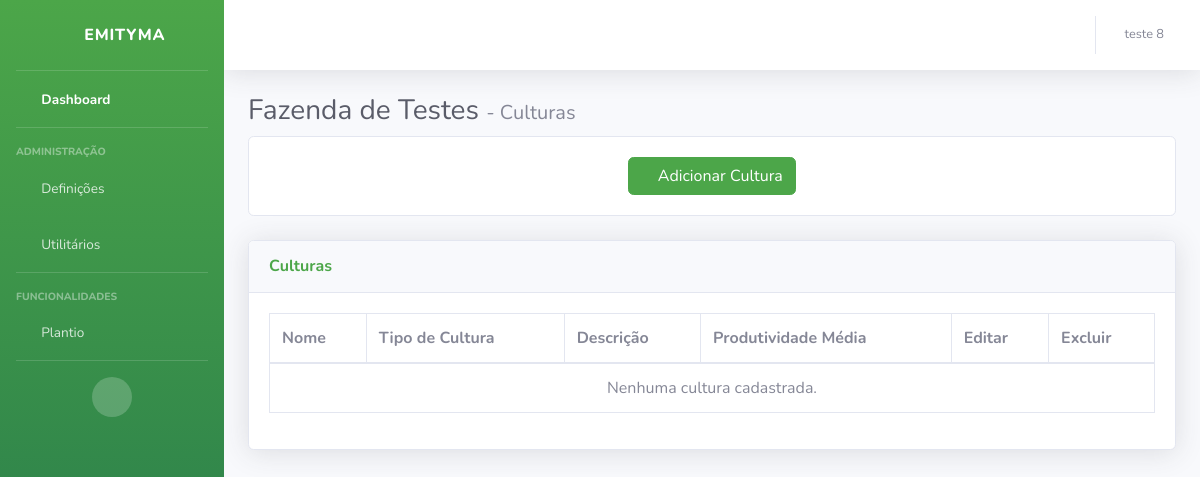
Before: /dashboard/fazenda/fazenda-de-testes/culturas/ (signed in) with the older database file.
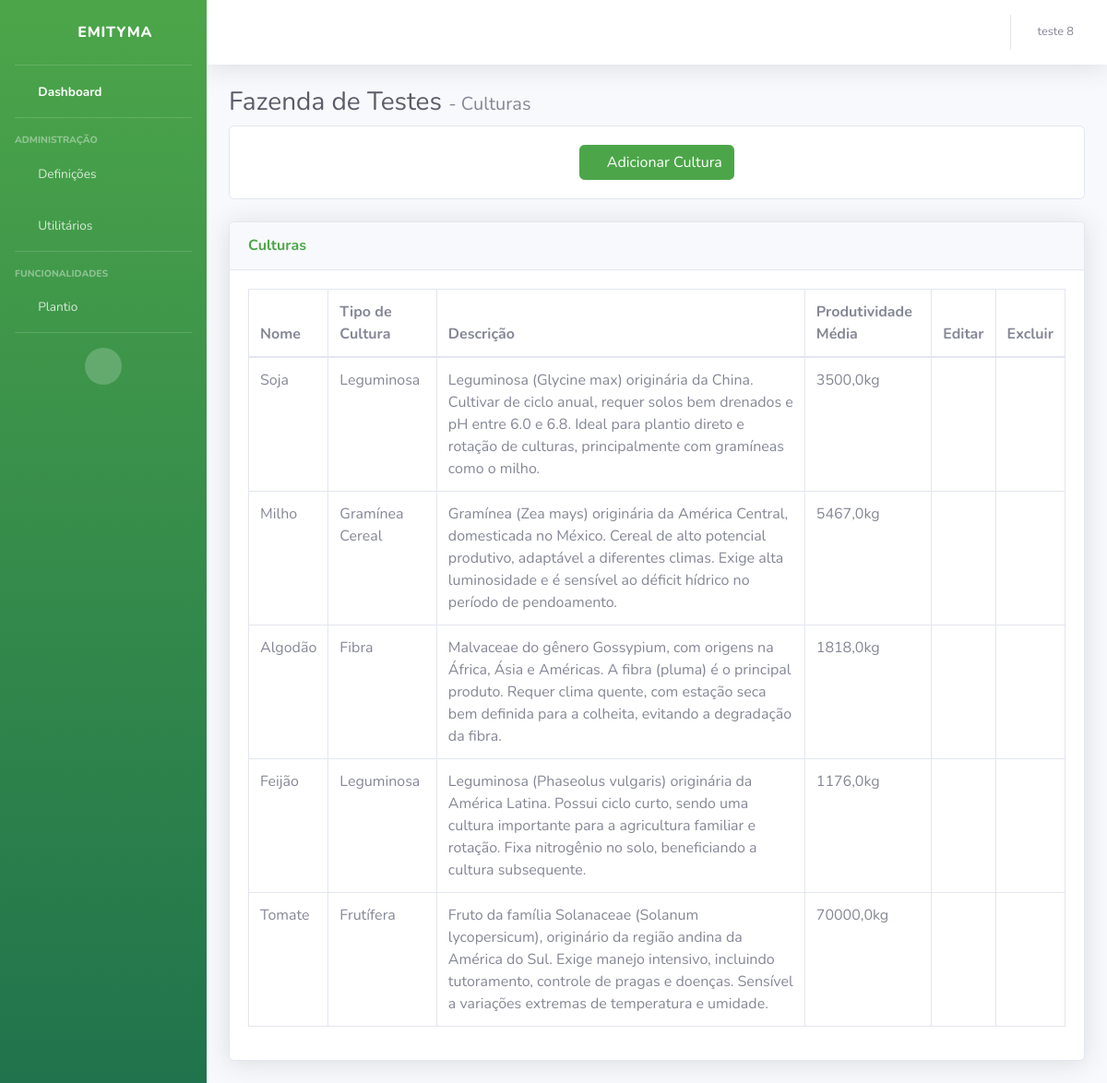
After: the same page with the newer database file.
### core/models.py (models this page shows, shortened)
class Cultura(models.Model):
    TIPO_CULTURA_CHOICES = [
        ('GC', 'Gramínea Cereal'),
        ('GR', 'Gramínea Forrageira'),
        ('LG', 'Leguminosa'),
        ('PC', 'Planta de Cobertura'),
        ('FR', 'Frutífera'),
        ('FB', 'Fibra'),
    ]
    nome                = models.CharField(max_length=50)
    tp_cultura          = models.CharField(max_length=2, choices=TIPO_CULTURA_CHOICES)  # GC, GR, LG, PC, FR, FB
    descricao           = models.CharField(max_length=500)
    produtividade_media = models.FloatField(help_text="kg por hectare")
    fazenda             = models.ForeignKey(Fazenda, on_delete=models.CASCADE, related_name='culturas')

### dashboard/views.py (the view)
# urls.py: path('fazenda/<slug:slug>/culturas/', views.culturas, name='culturas'),
def culturas(request, slug):
    usuario_id = request.session.get('usuario_id')
    if not usuario_id:
        return redirect('entrar')
    usuario = Usuario.objects.get(usuario_id=usuario_id)
    fazenda = get_object_or_404(Fazenda, slug=slug)
    usuario_fazenda = UsuarioFazenda.objects.get(fazenda=fazenda, usuario=usuario)
    nivel_acesso = usuario_fazenda.nivel_acesso
    culturas = Cultura.objects.filter(fazenda=fazenda)
    return render(request, 'dashboard/culturas.html', {
        'fazenda': fazenda,
        'usuario': usuario,
        'nivel_acesso': nivel_acesso,
        'culturas': culturas,
    })

### templates/dashboard/culturas.html (shortened to what the changed rows need)
{% load static %}
<!DOCTYPE html>
<html lang="pt-br">
<head>
    <link href="{% static 'vendor/fontawesome-free/css/all.min.css' %}" rel="stylesheet" type="text/css">
    <link href="{% static 'css/dashboard.css' %}" rel="stylesheet">
</head>
<body id="page-top">
    {% include "dashboard/sidebar.html" %}
    <div class="container-fluid">
        <h1 class="h3 mb-2 text-gray-800">{{ fazenda.nome }} <span class="h5 text-gray-600">- Culturas</span> </h1>
        <div class="card shadow mb-4">
            <div class="card-body">
                <div class="table-responsive">
                    <table class="table table-bordered" id="dataTable" width="100%" cellspacing="0">
                        <thead>
                            <tr>
                                <th>Nome</th>
                                <th>Tipo de Cultura</th>
                                <th>Descrição</th>
                                <th>Produtividade Média</th>
                                {% if nivel_acesso != "Operador" %}
                                <th>Editar</th>
                                <th>Excluir</th>
                                {% endif %}
                            </tr>
                        </thead>
                        <tbody>
                            {% if culturas %}
                                {% for cultura in culturas %}
                                <tr>
                                    <td>{{ cultura.nome }}</td>
                                    <td>{{ cultura.get_tp_cultura_display }}</td>
                                    <td>{{ cultura.descricao }}</td>
                                    <td>{{ cultura.produtividade_media }}kg</td>
                                    {% if nivel_acesso != "Operador" %}
                                    <td>
                                        <button
                                            type="button"
                                            class="btn btn-sm btn-link"
                                            title="Editar"
                                            data-toggle="modal"
                                            data-target="#modalEditarCultura"
                                            data-id="{{ cultura.id }}"
                                            data-nome="{{ cultura.nome }}"
                                            data-tp_cultura="{{ cultura.tp_cultura }}"
                                            data-descricao="{{ cultura.descricao }}"
                                            data-produtividade_media="{{ cultura.produtividade_media }}">
                                            <i class="fas fa-edit text-primary"></i>
                                        </button>
                                    </td>
                                    <td>
                                        <form method="post" action="{% url 'excluir_cultura' slug=fazenda.slug %}" style="display:inline;">
                                            <button
                                                type="submit"
                                                class="btn btn-sm btn-link"
                                                title="Excluir">
                                                <i class="fas fa-trash-alt text-danger"></i>
                                            </button>
                                        </form>
                                    </td>
                                    {% endif %}
                                </tr>
                                {% endfor %}
                            {% else %}
                                <tr>
                                    <td colspan="{% if nivel_acesso != 'Operador' %}6{% else %}5{% endif %}" class="text-center">
                                        Nenhuma cultura cadastrada.<br>
                                    </td>
                                </tr>
                            {% endif %}
                        </tbody>
                    </table>
                </div>
            </div>
        </div>
    </div>
</body>
</html>

Changed rows visible on the page:
added Cultura: nome "Soja", tp_cultura "Leguminosa", descricao "Leguminosa (Glycine max) originária da China. Cultivar de ciclo anual, requer solos bem drenados e pH entre 6.0 e 6.8. Ideal para plantio direto e rotação de culturas, principalmente com gramíneas como o milho.", produtividade_media "3500,0"
added Cultura: nome "Milho", tp_cultura "Gramínea Cereal", descricao "Gramínea (Zea mays) originária da América Central, domesticada no México. Cereal de alto potencial produtivo, adaptável a diferentes climas. Exige alta luminosidade e é sensível ao déficit hídrico no período de pendoamento.", produtividade_media "5467,0"
added Cultura: nome "Algodão", tp_cultura "Fibra", descricao "Malvaceae do gênero Gossypium, com origens na África, Ásia e Américas. A fibra (pluma) é o principal produto. Requer clima quente, com estação seca bem definida para a colheita, evitando a degradação da fibra.", produtividade_media "1818,0"
added Cultura: nome "Feijão", tp_cultura "Leguminosa", descricao "Leguminosa (Phaseolus vulgaris) originária da América Latina. Possui ciclo curto, sendo uma cultura importante para a agricultura familiar e rotação. Fixa nitrogênio no solo, beneficiando a cultura subsequente.", produtividade_media "1176,0"
added Cultura: nome "Tomate", tp_cultura "Frutífera", descricao "Fruto da família Solanaceae (Solanum lycopersicum), originário da região andina da América do Sul. Exige manejo intensivo, incluindo tutoramento, controle de pragas e doenças. Sensível a variações extremas de temperatura e umidade.", produtividade_media "70000,0"
Other visible differences:
text no longer shown: "Nenhuma cultura cadastrada."
